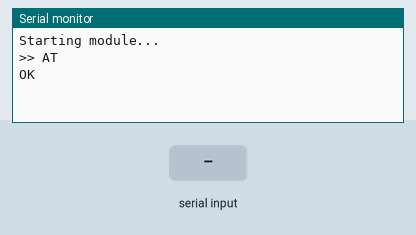
Simulated run of this sketch. Board: Arduino Uno, built with avr-gcc and run on an emulated ATmega328P. Shown: the last lines printed to the serial monitor. The test bench sets the inputs (shaded band). The modem accepts every AT command (registered, SIM ready, sends succeed) and sends nothing else.

Above: at 5.8 s.
5.9 s: "0,1" received over the second serial link
At 6.01 s:
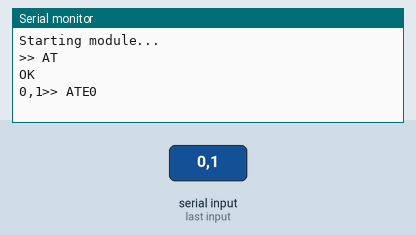
8.5 s: "0,5" received over the second serial link
At 8.9 s:
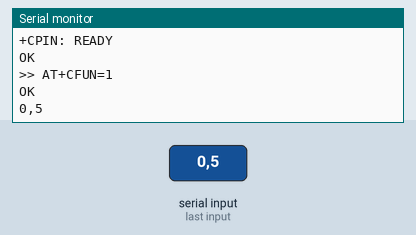
10.5 s: "0,1" received over the second serial link
12.5 s: "0,5" received over the second serial link
14.6 s: "1" received over the second serial link
At 15.6 s:
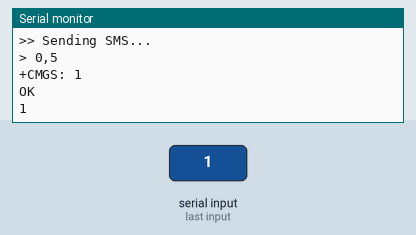

Measured:
- after the input at 5.9 s, the serial monitor: prints a new line at once (image 1)
- after the input at 8.5 s, the serial monitor: prints a new line at once (image 2)
- after the input at 14.6 s, the serial monitor: prints a new line at once (image 3)

The sketch:

gps.ino
```cpp
#include <SoftwareSerial.h>

SoftwareSerial sim(10, 11);

const char *PHONE = "+213659540003";
const char *MESSAGE = "Hello from Arduino!";

void sendCommand(const char *cmd, unsigned long wait = 1000) {
  Serial.print(">> ");
  Serial.println(cmd);
  sim.println(cmd);
  unsigned long start = millis();
  while (millis() - start < wait) {
    while (sim.available())
      Serial.write(sim.read());
  }
}

bool waitForNetwork(unsigned long timeout) {
  unsigned long start = millis();
  while (millis() - start < timeout) {
    sim.println("AT+CREG?");
    String reply = "";
    unsigned long t = millis();
    while (millis() - t < 1000) {
      while (sim.available())
        reply += (char)sim.read();
    }
    Serial.print(reply);
    if (reply.indexOf("0,1") != -1 || reply.indexOf("0,5") != -1) {
      return true;
    }
    delay(2000);
  }
  return false;
}

void sendSMS(const char *number, const char *text) {
  sendCommand("AT+CMGF=1");

  Serial.println(">> Sending SMS...");
  sim.print("AT+CMGS=\"");
  sim.print(number);
  sim.println("\"");
  delay(1000);

  sim.print(text);
  sim.write(26);

  unsigned long start = millis();
  while (millis() - start < 10000) {
    while (sim.available())
      Serial.write(sim.read());
  }
}

void setup() {
  Serial.begin(9600);
  sim.begin(9600);

  Serial.println("Starting module...");
  delay(5000);

  sendCommand("AT");
  sendCommand("ATE0");
  sendCommand("AT+CPIN?");
  sendCommand("AT+CFUN=1");
  sendCommand("AT+COPS=0");

  Serial.println("Waiting for network...");
  if (waitForNetwork(180000)) {
    Serial.println("Registered! Sending SMS.");
    sendSMS(PHONE, MESSAGE);
    Serial.println("Done.");
  } else {
    Serial.println("Network not found. Check SIM and power.");
  }
}

void loop() {}
```
